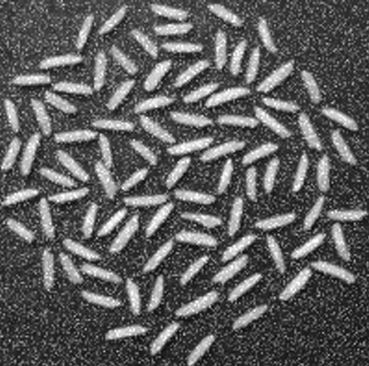
#> input picture docs/q9_images/input/rice_8a.png, 369 x 366 px
$ python q9.py   (older library calls are emulated)
#> lines starting #> are read from the running program, lines starting #| are printed output that depends on the picture; after the words box and inside, x2 and y2 are one past the last pixel; in counts of white or black regions, pixels touching at a corner belong together
### utils.py
import os
import cv2
import numpy as np
import matplotlib.pyplot as plt

def load_gray(path: str):
    img = cv2.imread(path, cv2.IMREAD_GRAYSCALE)
    if img is None:
        raise FileNotFoundError(f"Could not read image: {path}")
    return img

def save_img(path: str, img):
    os.makedirs(os.path.dirname(path), exist_ok=True)
    cv2.imwrite(path, img)

def apply_lut(gray, lut):
    return cv2.LUT(gray, lut)


# [26 lines left out: functions plot_transfer, intensity_map_from_points, load_color, not called in this run]

def ensure_gray(img):
    if img.ndim == 2:
        return img
    return cv2.cvtColor(img, cv2.COLOR_BGR2GRAY)

# [25 lines left out: functions hist_img, gamma_correct_Lab, not called in this run]

def vibrance_s_curve(x, a: float, sigma: float = 70.0):
    # x in [0,255]; returns mapped intensity with a Gaussian bump around 128
    return np.minimum(x + a * 128.0 * np.exp(-((x - 128.0)**2)/(2*sigma**2)), 255.0)


# [103 lines left out: functions sobel_filter_2d, sobel_manual, conv2, sobel_separable, nearest_neighbor_zoom, bilinear_zoom and 1 more, not called in this run]


def otsu_threshold(gray):
    gray = ensure_gray(gray)
    _, th = cv2.threshold(gray, 0, 255, cv2.THRESH_BINARY+cv2.THRESH_OTSU)
    return th

def morph_open_close(bin_img, open_k=3, close_k=3, iterations=1):
    k1 = cv2.getStructuringElement(cv2.MORPH_ELLIPSE, (open_k, open_k))
    k2 = cv2.getStructuringElement(cv2.MORPH_ELLIPSE, (close_k, close_k))
    out = cv2.morphologyEx(bin_img, cv2.MORPH_OPEN, k1, iterations=iterations)
    out = cv2.morphologyEx(out, cv2.MORPH_CLOSE, k2, iterations=iterations)
    return out

### q9.py

import cv2, numpy as np, os, json
from utils import (
    load_gray,
    save_img,
    otsu_threshold,
    morph_open_close
    )
os.makedirs("docs/q9_images/output", exist_ok=True)

# Gaussian noise corrupted.
IN_A = "docs/q9_images/input/rice_8a.png"
#  Salt-and-pepper noise corrected
IN_B = "docs/q9_images/input/rice_8b.png"
def process(path, tag):
    gray = load_gray(path)
    if "gauss" in path:
        den = cv2.GaussianBlur(gray, (5,5), 0)
    else:
        den = cv2.medianBlur(gray, 3)
    th = otsu_threshold(den)
    if np.mean(den[th>0]) < np.mean(den[th==0]):
        th = 255 - th
    clean = morph_open_close(th, open_k=3, close_k=5, iterations=2)
    num_labels, labels, stats, centroids = cv2.connectedComponentsWithStats(clean, connectivity=8)
    count = num_labels - 1
    save_img(f"docs/q9_images/output/q9_{tag}_den.png", den)
    save_img(f"docs/q9_images/output/q9_{tag}_th.png", th)
    save_img(f"docs/q9_images/output/q9_{tag}_clean.png", clean)
    return {"tag": tag, "count": int(count)}
def main():
    results = []
    for path, tag in [(IN_A, "gauss"), (IN_B, "sp")]:
        if os.path.exists(path):
            results.append(process(path, tag))
#> in load_gray, img is the input picture: shape (366, 369); min 2, max 255, mean 94.8
#> in process, `den = cv2.medianBlur(gray, 3)`:
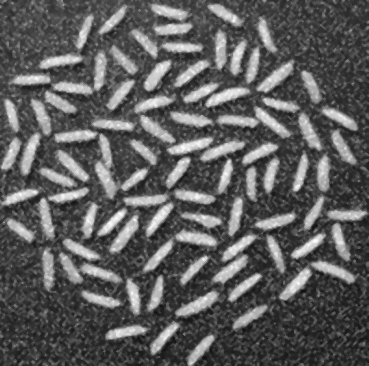
#> den: shape (366, 369); min 15, max 254, mean 93.3
#> in otsu_threshold, `_, th = cv2.threshold(gray, 0, 255, cv2.THRESH_BINARY+cv2.THRESH_OTSU)`:
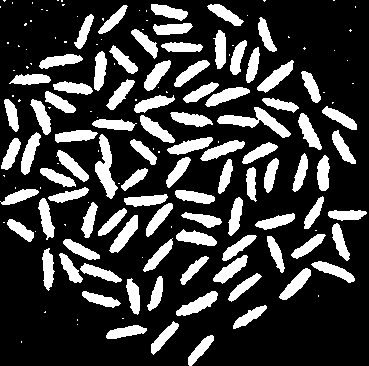
#> th: shape (366, 369); 23.7% white; 162 white regions (72 under 20 px), largest, box (x1, y1, x2, y2) and area: (217, 107, 291, 138) 755, (95, 134, 118, 199) 685, (176, 291, 218, 316) 466
#> in morph_open_close, `out = cv2.morphologyEx(bin_img, cv2.MORPH_OPEN, k1, iterations=iterati..`:
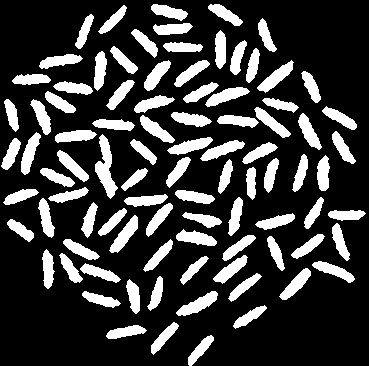
#> out: shape (366, 369); 23.1% white; 91 white regions, largest, box (x1, y1, x2, y2) and area: (95, 134, 118, 199) 679, (176, 291, 218, 316) 458, (257, 60, 294, 93) 445
#> in morph_open_close, `out = cv2.morphologyEx(out, cv2.MORPH_CLOSE, k2, iterations=iterations)`:
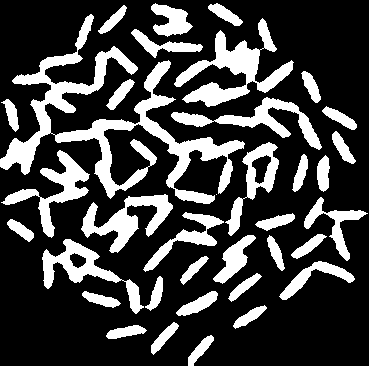
#> out: shape (366, 369); 25.4% white; 36 white regions (1 under 20 px), largest, box (x1, y1, x2, y2) and area: (0, 14, 245, 204) 9329, (174, 18, 294, 107) 3342, (81, 194, 173, 253) 2052
#> in process, `num_labels, labels, stats, centroids = cv2.connectedComponentsWithStat..`:
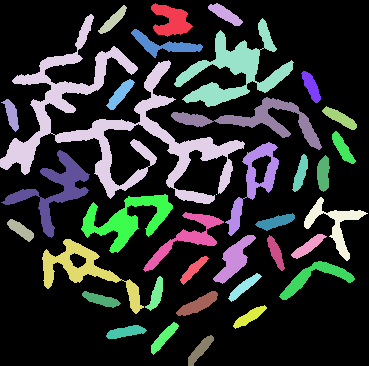
#> labels: shape (366, 369) int32; 37 distinct labels, from 0 to 36; one colour per label, 0 black
#> in process, `num_labels, labels, stats, centroids = cv2.connectedComponentsWithStat..`: num_labels = 37; stats = 37 rows, first 6: [0, 0, 369, 366, 100804], [151, 3, 42, 34, 816], [208, 3, 35, 23, 350], [98, 5, 29, 29, 290], [0, 14, 245, 190, 9329], [174, 18, 120, 89, 3342]; centroids = 37 pairs, first value 11.27 to 342.3, second value 13.87 to 349.7
#> in process, `count = num_labels - 1`: count = 36
#> pass 2 of the loop in main, `for path, tag in [(IN_A, "gauss"), (IN_B, "sp")]:`:
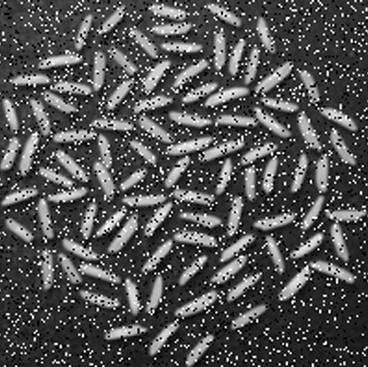
#> input picture docs/q9_images/input/rice_8b.png, 368 x 367 px
#> in load_gray, img is the input picture: shape (367, 368); min 0, max 255, mean 82.3
#> den: shape (367, 368)
#> in otsu_threshold (call 2), `_, th = cv2.threshold(gray, 0, 255, cv2.THRESH_BINARY+cv2.THRESH_OTSU)`:
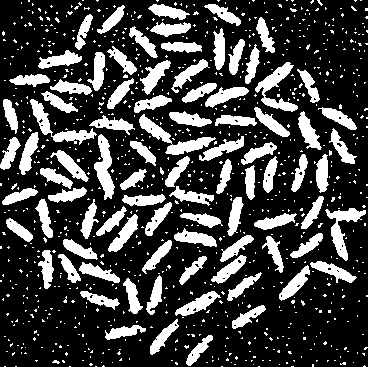
#> th: shape (367, 368); 26% white; 921 white regions (833 under 20 px), largest, box (x1, y1, x2, y2) and area: (139, 114, 216, 155) 841, (30, 99, 97, 145) 745, (255, 62, 298, 112) 739
#> in process (call 2), `num_labels, labels, stats, centroids = cv2.connectedComponentsWithStat..`:
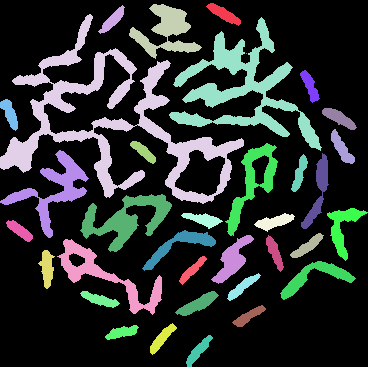
#> labels: shape (367, 368) int32; 36 distinct labels, from 0 to 35; one colour per label, 0 black
#> stats = 36 rows, first 6: [0, 0, 368, 367, 101328], [206, 3, 35, 23, 326], [98, 5, 27, 29, 286], [129, 4, 73, 55, 1581], [0, 14, 244, 190, 9154], [169, 17, 153, 134, 5188]; centroids = 36 pairs, first value 9.39 to 342.3, second value 13.6 to 350.4
#> count = 35
    with open("docs/q9_images/output/q9_counts.json","w") as f:
        json.dump(results, f, indent=2)
    print("Q9 done.")
if __name__ == "__main__":
    main()
